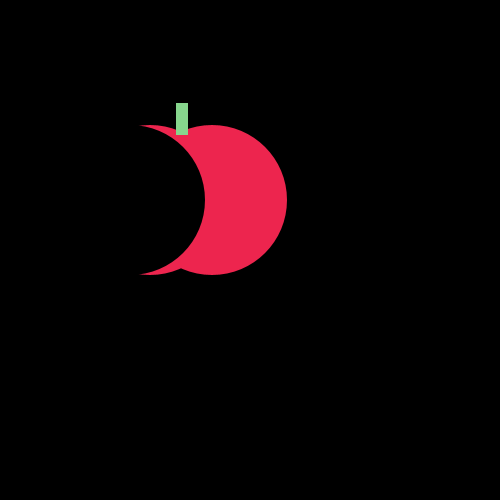
Frame 1 (no input)
Frame 60 (the mouse pressed at the canvas centre just before this capture): identical to frame 1, image omitted
Frame 120 (the mouse held since frame 60 and released just before this capture): identical to frame 1, image omitted

The Processing sketch that drew this single still picture (run headless with seeded random() and noise(); from frame 60 on, the mouse is pressed at the canvas centre):

// Processing sketch: tasty_tomato
// ── tasty_tomato.pde
void setup() {
    size(500, 500);
}
void draw() {  
  
    background(0, 0, 0);
    noStroke();  
    fill(#ED254E);
    ellipse(150, 200, 150, 150);
    ellipse(212, 200, 150, 150);  
    fill(#87D68D);
    rect(176, 103, 12, 32);  
    fill(0,0,0);
    ellipse(130,200,150,150);
}
